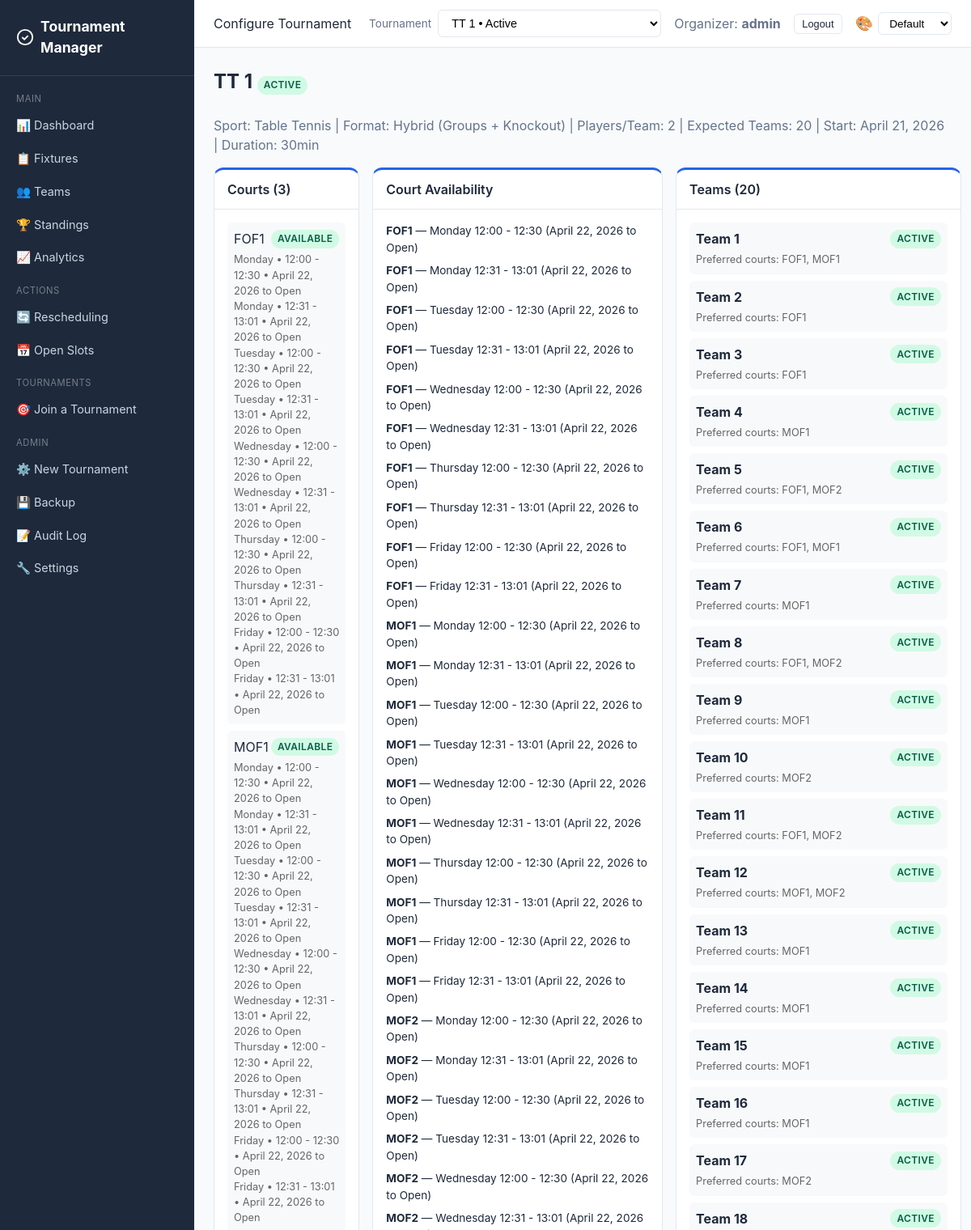
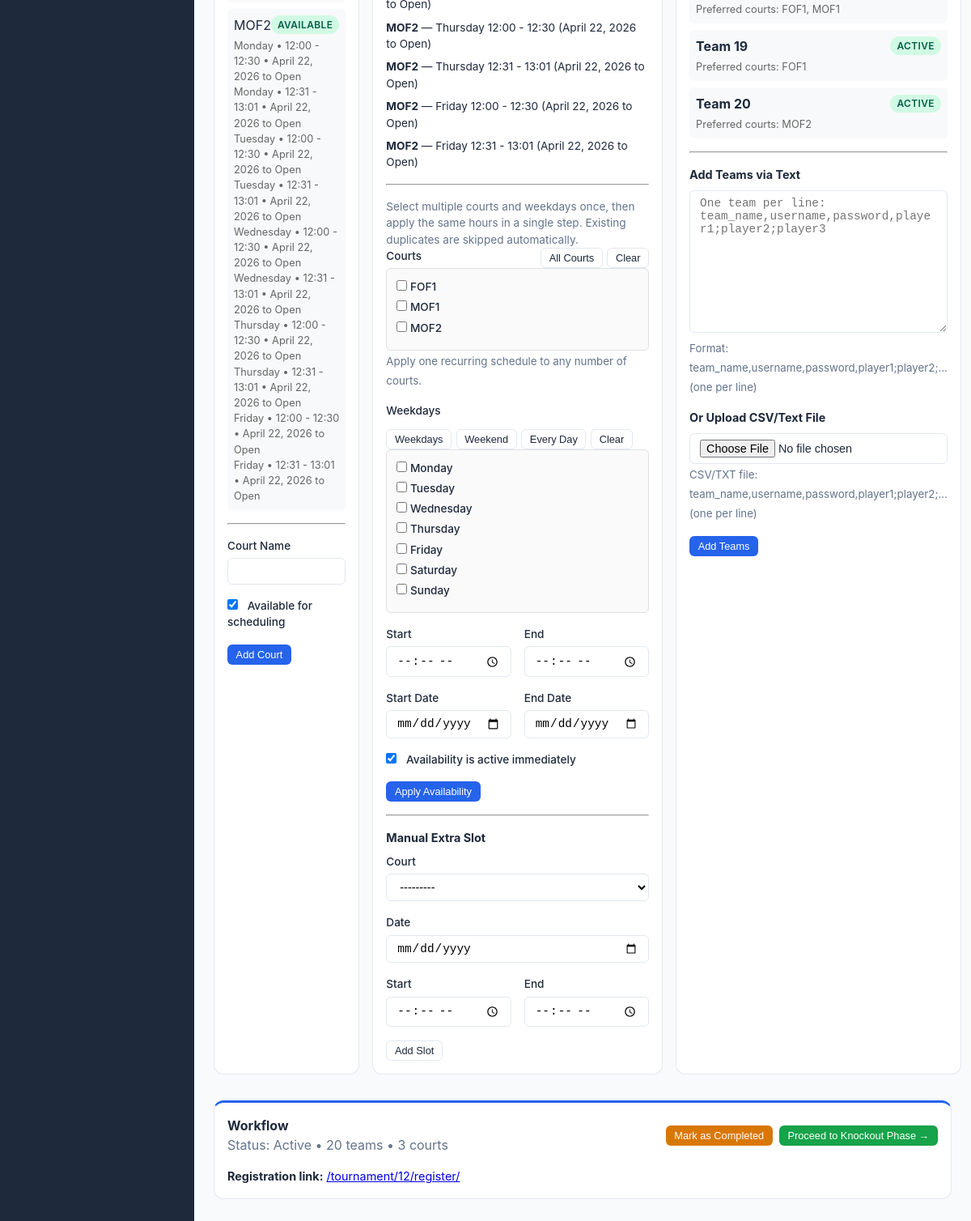
Page /tournament/12/config/ (signed in) on the earlier database version (2 pictures, top to bottom).
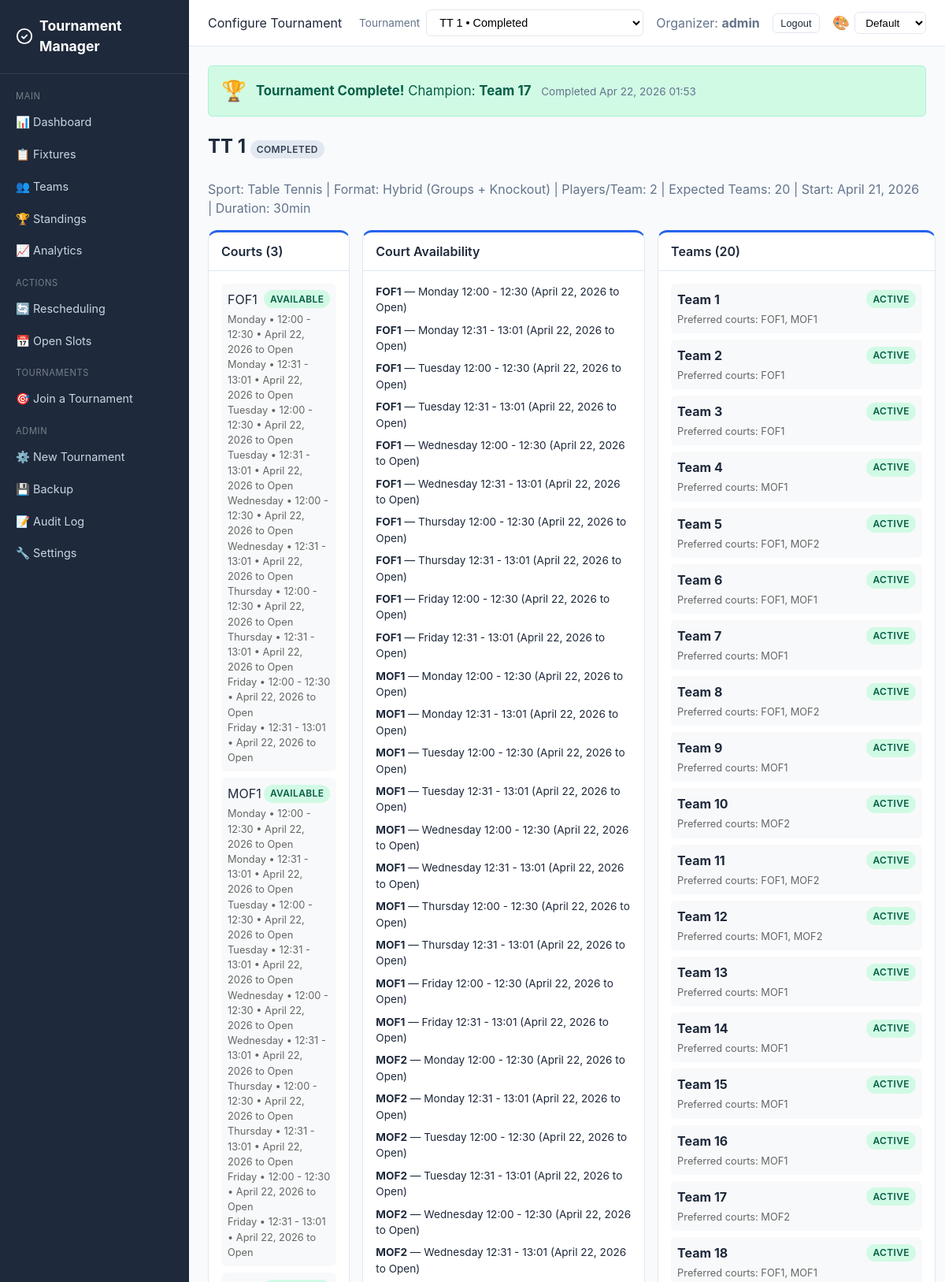
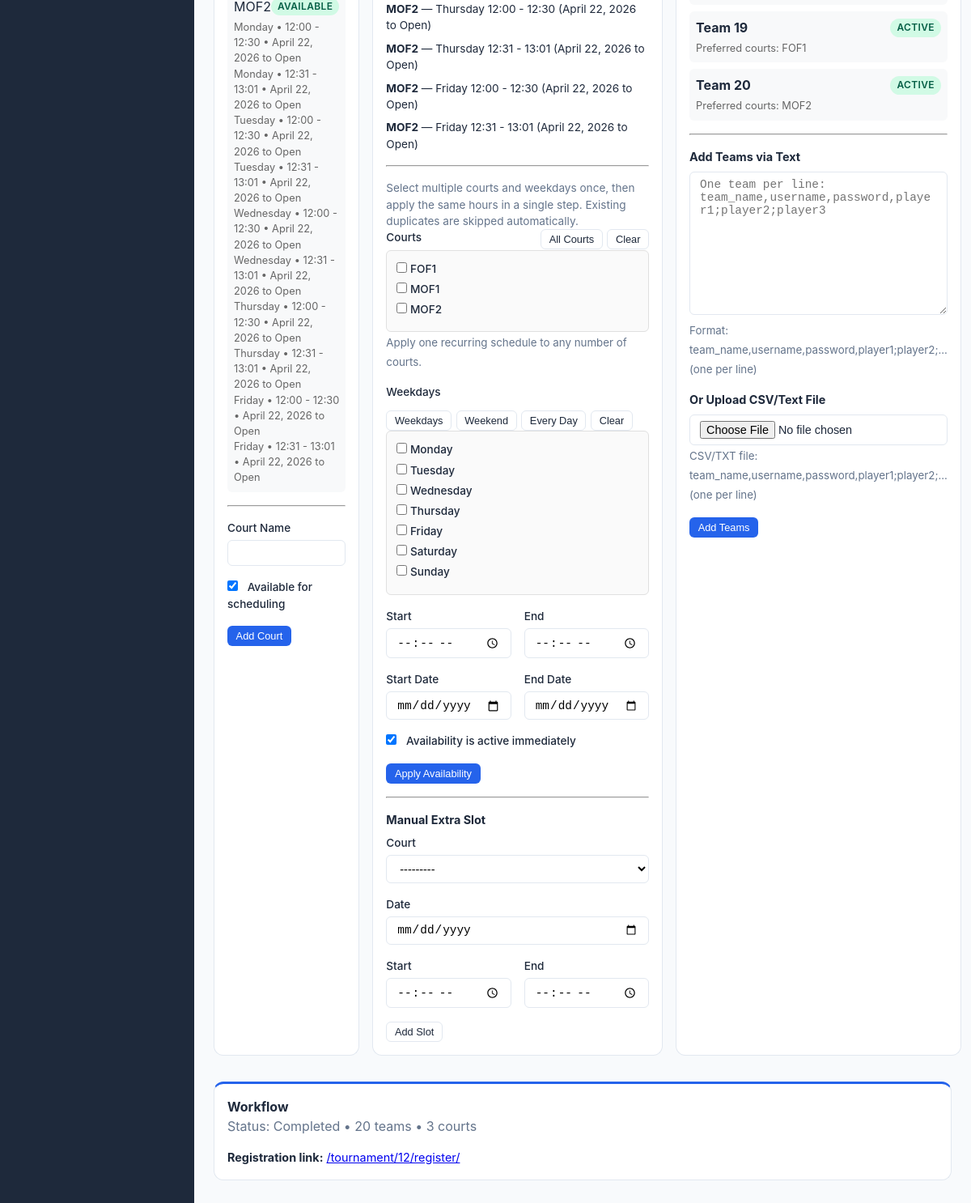
Same page on the later database version (2 pictures, top to bottom).
### core/models.py (models this page shows, shortened)
class Tournament(models.Model):
    FORMAT_CHOICES = [
        ("round_robin", "Round Robin"),
        ("double_round_robin", "Double Round Robin"),
        ("knockout", "Knockout"),
        ("double_elimination", "Double Elimination"),
        ("consolation", "Consolation"),
        ("hybrid", "Hybrid (Groups + Knockout)"),
    ]
    SPORT_CHOICES = [
        ("badminton", "Badminton"),
        ("tennis", "Tennis"),
        ("volleyball", "Volleyball"),
        ("basketball", "Basketball"),
        ("soccer", "Soccer"),
        ("cricket", "Cricket"),
        ("table_tennis", "Table Tennis"),
        ("other", "Other"),
    ]
    WITHDRAWAL_POLICY_CHOICES = [
        ("forfeit", "Forfeit remaining matches"),
        ("void", "Void remaining matches"),
    ]
    name = models.CharField(max_length=200)
    sport_type = models.CharField(
        max_length=30, choices=SPORT_CHOICES, default="other",
        help_text="Type of sport for this tournament",
    )
    format = models.CharField(max_length=30, choices=FORMAT_CHOICES)
    players_per_team = models.IntegerField(
        default=1, help_text="Number of players required per team",
    )
    status = models.CharField(
        max_length=20,
        choices=[
            ("setup", "Setup"),
            ("registration_open", "Registration Open"),
            ("ready", "Ready for Scheduling"),
            ("scheduled", "Schedule Draft Ready"),
            ("active", "Active"),
            ("completed", "Completed"),
        ],
        default="setup",
    )
    created_at = models.DateTimeField(auto_now_add=True)
    started_at = models.DateTimeField(null=True, blank=True)
    completed_at = models.DateTimeField(null=True, blank=True)
    start_date = models.DateField(
        default=timezone.localdate,
        null=True,
        blank=True,
        help_text="Date from which automatic scheduling should begin",
    )
    expected_teams_count = models.PositiveIntegerField(
        default=0,
        blank=True,
        help_text="Expected number of teams before the tournament can start",
    )
    points_per_win = models.IntegerField(default=3)
    points_per_loss = models.IntegerField(default=0)
    points_per_draw = models.IntegerField(default=1)
    tiebreaker_order = models.TextField(
        default='["game_diff", "games_won", "head_to_head"]'
    )
    num_groups = models.IntegerField(default=2, help_text="For hybrid format")
    teams_per_group_advance = models.IntegerField(
        default=2, help_text="Teams advancing from each group"
    )
    withdrawal_policy = models.CharField(
        max_length=20, choices=WITHDRAWAL_POLICY_CHOICES, default="forfeit"
    )
    default_match_duration = models.IntegerField(
        default=30, help_text="Minutes per match"
    )
    champion = models.ForeignKey(
        "Team",
        null=True,
        blank=True,
        on_delete=models.SET_NULL,
        related_name="championships",
        help_text="Team that won the tournament",
    )

class Team(models.Model):
    STATUS_CHOICES = [
        ("active", "Active"),
        ("withdrawn", "Withdrawn"),
    ]
    user = models.ForeignKey(User, on_delete=models.CASCADE, related_name="captained_teams")
    tournament = models.ForeignKey(
        Tournament, on_delete=models.CASCADE, related_name="teams"
    )
    name = models.CharField(max_length=100)
    department = models.CharField(max_length=120, blank=True, default="")
    status = models.CharField(max_length=20, choices=STATUS_CHOICES, default="active")
    withdrawn_at = models.DateTimeField(null=True, blank=True)
    group = models.CharField(max_length=5, blank=True, default="")
    preferred_courts = models.ManyToManyField(Court, blank=True, related_name="preferred_by")
    availability_notes = models.TextField(blank=True, default="")
    seed = models.IntegerField(default=0)
    class Meta:
        unique_together = [["tournament", "name"], ["tournament", "user"]]

### core/views.py (the view)
# urls.py: path("tournament/<int:pk>/config/", views.tournament_config, name="tournament_config"),
@login_required
def tournament_config(request, pk):
    if not _is_organizer(request.user):
        return redirect("dashboard")
    tournament = get_object_or_404(Tournament, pk=pk)
    request.session["selected_tournament_id"] = tournament.pk
    teams = tournament.teams.prefetch_related("players", "preferred_courts").all()
    show_proceed_knockout = False
    if tournament.format == "hybrid" and tournament.status == "active":
        group_qs = tournament.matches.filter(group__gt="")
        if not group_qs.exists():
            group_qs = tournament.matches.filter(team1__isnull=False, team2__isnull=False)
        pending = group_qs.exclude(status__in=["confirmed", "forfeited", "cancelled", "bye"])
        ko_tbd = tournament.matches.filter(team1__isnull=True, team2__isnull=True, group="").exists()
        show_proceed_knockout = group_qs.exists() and not pending.exists() and ko_tbd
    return render(request, "core/tournament_config.html", {
        "tournament": tournament,
        "courts": tournament.courts.all(),
        "court_availabilities": CourtAvailability.objects.filter(court__tournament=tournament).select_related("court"),
        "teams": teams,
        "time_slots": tournament.time_slots.select_related("court").all(),
        "court_form": CourtForm(),
        "timeslot_form": TimeSlotForm(tournament=tournament),
        "court_availability_form": CourtAvailabilityForm(tournament=tournament),
        "bulk_team_form": BulkTeamForm(),
        "bulk_team_file_form": BulkTeamFileForm(),
        "show_proceed_knockout": show_proceed_knockout,
        **_tournament_context(request, tournament),
    })

### core/forms.py
class CourtForm(forms.ModelForm):
    class Meta:
        model = Court
        fields = ["name", "is_available"]
        widgets = {
            "name": forms.TextInput(attrs={"class": "form-control"}),
            "is_available": forms.CheckboxInput(attrs={"class": "form-check-input"}),
        }
    def __init__(self, *args, **kwargs):
        super().__init__(*args, **kwargs)
        self.fields["is_available"].required = False
        self.fields["is_available"].initial = True

### core/models.py (called while the page is built)
    def __str__(self):
        return self.name

### core/views.py (called while the page is built, shortened)
def _tournament_context(request, tournament=None):
    if not request.user.is_authenticated:
        return {}
    has_dual_roles = _has_dual_roles(request.user)
    view_mode = request.session.get("view_mode", "team") if has_dual_roles else None
    ctx = {
        "has_dual_roles": has_dual_roles,
        "view_mode": view_mode,
    }
    if _is_organizer(request.user):
        ctx.update({
            "available_tournaments": _get_available_tournaments(),
            "selected_tournament": tournament,
        })
        return ctx

def _is_organizer(user):
    return user.is_staff or user.is_superuser

### templates/core/tournament_config.html (shortened to what the changed rows need)
{% extends "core/base.html" %}
{% block content %}
{% if tournament.status == 'completed' %}
<div class="alert alert-success" style="display:flex;align-items:center;gap:0.75rem;font-size:1.05rem;margin-bottom:1.25rem;">
    <span style="font-size:1.6rem;">🏆</span>
    <div>
        <strong>Tournament Complete!</strong>
        {% if tournament.champion %}
            Champion: <strong>{{ tournament.champion.name }}</strong>
        {% else %}
            No champion recorded.
        {% endif %}
        {% if tournament.completed_at %}<span class="text-muted" style="font-size:0.85rem;margin-left:0.5rem;">Completed {{ tournament.completed_at|date:"M d, Y H:i" }}</span>{% endif %}
    </div>
</div>
{% endif %}
<h1 class="page-title">{{ tournament.name }} <span class="badge badge-{{ tournament.status }}">{{ tournament.get_status_display }}</span></h1>
<p class="text-muted mb-2">Sport: {{ tournament.get_sport_type_display }} | Format: {{ tournament.get_format_display }} | Players/Team: {{ tournament.players_per_team }} | Expected Teams: {{ tournament.expected_teams_count|default:"-" }} | Start: {{ tournament.start_date|default:"-" }} | Duration: {{ tournament.default_match_duration }}min</p>
<div class="grid grid-3">
    <div class="card">
        <div class="card-header">Courts ({{ courts.count }})</div>
        <div class="card-body">
            {% for court in courts %}
            <div class="mb-1" style="padding:0.5rem;background:#f8f9fa;border-radius:6px;">
            </div>
            {% empty %}
            <p class="text-muted">No courts added yet.</p>
            {% endfor %}
            <hr style="margin:1rem 0;">
            <form method="post" action="{% url 'add_court' pk=tournament.pk %}">
            </form>
        </div>
    </div>
    <div class="card">
    </div>
    <div class="card">
    </div>
</div>
<div class="card mt-2">
    <div class="card-body">
        <div class="d-flex justify-between align-center" style="gap:1rem; flex-wrap:wrap;">
            <div>
                <strong>Workflow</strong><br>
                <span class="text-muted">Status: {{ tournament.get_status_display }} • {{ teams.count }} teams • {{ courts.count }} courts</span>
            </div>
            <div class="d-flex" style="gap:0.5rem; flex-wrap:wrap;">
                {% if tournament.status == 'active' %}
                <form method="post" action="{% url 'complete_tournament' pk=tournament.pk %}">
                    <button type="submit" class="btn btn-warning btn-sm" onclick="return confirm('Mark this tournament as completed? This will determine the champion from current results.')">Mark as Completed</button>
                </form>
                {% endif %}
                {% if show_proceed_knockout %}
                <form method="post" action="{% url 'proceed_to_knockout' pk=tournament.pk %}">
                    <button type="submit" class="btn btn-success btn-sm" onclick="return confirm('Seed the top teams from group standings into the knockout bracket? This action cannot be undone.')">Proceed to Knockout Phase →</button>
                </form>
                {% endif %}
            </div>
        </div>
        <div class="mt-2" style="font-size:0.9rem;">
            <strong>Registration link:</strong>
            <a href="{% url 'tournament_register' pk=tournament.pk %}">{% url 'tournament_register' pk=tournament.pk %}</a>
        </div>
    </div>
</div>
{% endblock %}

### templates/core/base.html (shortened to what the changed rows need)
{% load static %}
<!DOCTYPE html>
<html lang="en">
<head>
    <link rel="stylesheet" href="{% static 'css/style.css' %}?v={% now 'YmdHis' %}">
</head>
<body>
{% if user.is_authenticated %}
<div class="app-layout">
    <div class="main-content">
        <header class="topbar">
            <div class="topbar-right">
                {% if user.is_staff and available_tournaments %}
                <form method="post" action="{% url 'select_tournament' %}" style="display:flex;align-items:center;gap:0.5rem;">
                    <label for="tournament-switch" class="text-muted" style="font-size:0.85rem;">Tournament</label>
                    <select id="tournament-switch" name="tournament_id" class="form-select" onchange="this.form.submit()" style="min-width:220px;">
                        {% for t in available_tournaments %}
                        <option value="{{ t.pk }}" {% if selected_tournament and t.pk == selected_tournament.pk %}selected{% endif %}>
                            {{ t.name }} • {{ t.get_status_display }}
                        </option>
                        {% endfor %}
                    </select>
                </form>
                {% endif %}
            </div>
        </header>
        <div class="content">
            {% block content %}{% endblock %}
        </div>
    </div>
</div>
{% endif %}
</body>
</html>

Differences in the rows shown:
changed Tournament "TT 1": champion.name (not shown) → "Team 17"; completed_at (not shown) → "Apr 22, 2026 01:53"; status "ACTIVE" → "COMPLETED"; status "Active" → "Completed"
Other differences:
form field tournament_id: "TT 1 • Active" → "TT 1 • Completed"
text no longer shown: "Mark as Completed Proceed to Knockout Phase →"
text now shown: "🏆 Tournament Complete! Champion: Completed"
